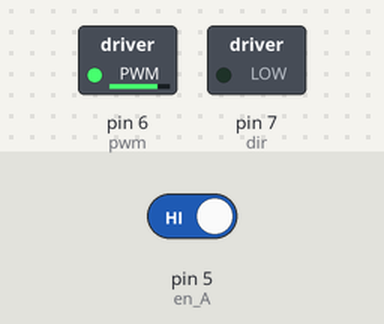
Bench run of a sketch on a simulated Arduino Uno, built with avr-gcc and run on an emulated ATmega328P. On the bench: switched loads named in the sketch (green lamp = pin HIGH). The inputs (shaded band) are chosen by the test bench; at power-on: pin 5 (en_A) HIGH. Random numbers use the default seed unless the sketch sets one; what the sketch prints to the serial monitor is not drawn.

Above: at 1.2 s.
1.3 s: pin 5 (en_A) driven LOW
Timing chart, 0 to 4.3 s (numbered marks = the images above; inputs shaded):
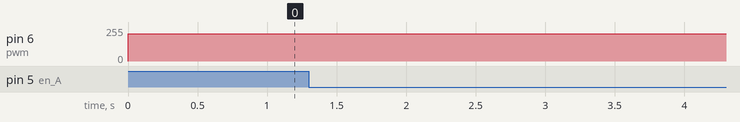

Measured:
- after the input at 1.3 s, every drawn part: stays the same

The sketch:

PedCrossing.ino
```cpp
#define dir 7
#define pwm 6

#define en_A 5
//#define en_B 2
boolean script_dir = 0;
//******************
#define time_wait 2000
#define step_1 100
#define step_2 560
#define time_wait_script random(1000,30000)
#define speed_men 180

#define impuls_per_mm 5.1
void setup() {
  Serial.begin(9600);
  // put your setup code here, to run once:
  pinMode(dir, OUTPUT);
  pinMode(pwm, OUTPUT);
  pinMode(en_A, INPUT);
 // pinMode(en_B, INPUT);
}

void loop() {
  // put your main code here, to run repeatedly:
  /* TEST
  shift(1, 80, 20);
  //rotate(1,50);
  delay(2000);
  shift(0, 80, 20);
 // rotate(0,50);
  delay(2000);*/
  /* ***Script**** */
  shift(script_dir,  step_1 , speed_men); //1) подход к полосе движения - сдвиг на ширину фигурки;
  delay(time_wait); //2) ожидание 2(?)секунды (возможно, изменим), машинки, приближающиеся к переходу,распознают пешеходов и останавливаются;
  shift(script_dir,  step_2 , speed_men);//3) движение фигурок собственно по переходу;
  delay(time_wait); //2) ожидание 2(?)секунды
  shift(script_dir,  step_1 , speed_men);//4) уход с полосы движения - сдвиг на ширину фигурки;
  delay(time_wait_script); //5) ожидание 20 секунд и возврат к п.1. Возможно, интервал до появления "следующих"пешеходов следует сделать случайным в некотором диапазоне.
  script_dir = !script_dir;

}

int shift(int direct, int dist, int Speed) // void shift belt on dist in mm with speed 0-100% кратно impuls_per_mm
{
  int en_state = digitalRead(en_A);
  int count_pulse;
  int pulse = 0;
  int pulse_need = dist * impuls_per_mm;
  while(pulse < pulse_need)
  {
    rotate(direct,Speed);
    if(en_state != digitalRead(en_A))
    {
      pulse++;
      en_state = digitalRead(en_A);
      Serial.println(pulse);
    }
    }
  rotate(direct,0);
  return 1;
}

void rotate(int direct, int speeds) //void rotate motor 1-forward 0 backward with speeds 0-100%
{
  digitalWrite(dir, direct);
  analogWrite(pwm, map(speeds,0,100,0,255));
}
```
